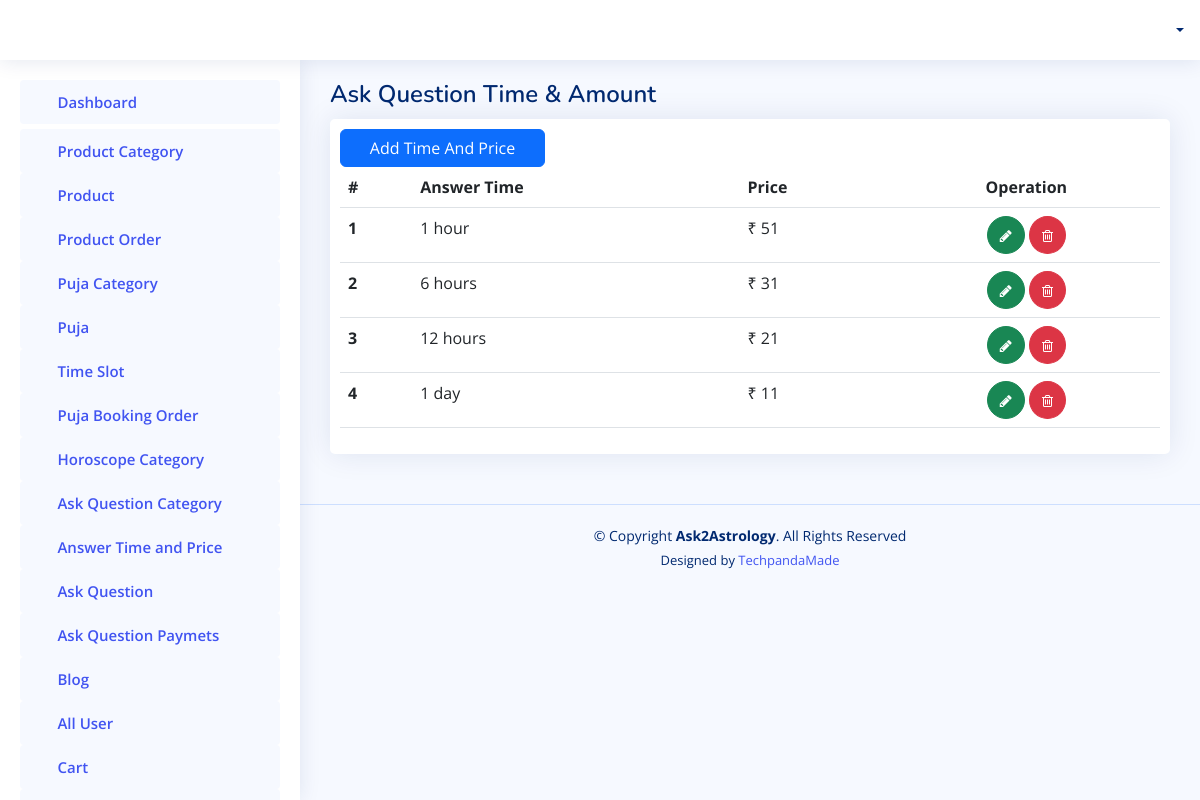
/admin-panel/getfaqasktime/, run on the app's committed database.
### adminapp/models.py (models this page shows)
class AnswerFAQTime(models.Model):
    time = models.CharField(max_length=200, null=True)
    price = models.CharField(max_length=200, null=True)
    icon = models.CharField(max_length=200, null=True)
    package = models.CharField(max_length=200, null=True)
    exp = models.CharField(max_length=200, null=True)

### adminapp/views.py (the view)
# urls.py: path('getfaqasktime/',views.GetAllAskTimeOfFAQ),
def GetAllAskTimeOfFAQ(request):
    faqcate = AnswerFAQTime.objects.all().order_by('-id')
    return render(request, "admintemp/faqasktimeprice.html", {'faq':faqcate})

### templates/admintemp/faqasktimeprice.html (shortened to what this page needs)
{% extends 'admintemp/index.html' %}
{% load static %}
  {% block content %}
  <main id="main" class="main">
    <div class="pagetitle">
     <h1>Ask Question Time & Amount</h1>
    </div>
    <section class="section">
      <div class="row">
        <div class="col-lg-12">
          <div class="card">
            <div class="" style="padding:10px;">
              <a href="/admin-panel/addfaqasktime/"><button type="submit" class="btn btn-primary col-md-3">Add Time And Price</button></a>
              <table class="table">
                <thead>
                  <tr>
                    <th scope="col">#</th>
                    <th scope="col">Answer Time</th>
                    <th scope="col">Price</th>
                    <th scope="col" style="text-align: center;">Operation</th>
                  </tr>
                </thead>
                <tbody>
                  {% for ky in faq %}
                  <tr>
                    <th scope="row">{{forloop.counter}}</th>
                    <td>{{ ky.time }}</td>
                    <td>₹ {{ ky.price }}</td>
                    <td style="text-align: center;">
                      <a class="btn btn-success" style="border-radius:50%;" href="{% url 'update_tim' id=ky.id %}"> <i class="fa fa-pencil" style="font-size: 14px;"> </i> </a>
                      <label for="confirmation-checkbox"><span class="btn btn-danger" style="border-radius:50%;" ><i class="fa fa-trash-o" style="font-size: 14px;"></i></span></label>
                    </td>
                    </tr>
                  {% endfor %}
                </tbody>
              </table>
            </div>
          </div>
      </div>
    </section>
  </main>
  {% endblock content %}

### static/assets2/css/style.css (style rules this page uses)
:root { scroll-behavior: smooth; }
body { font-family: "Open Sans", sans-serif; background: #f6f9ff; color: #444444; }
a { color: #4154f1; text-decoration: none; }
h1, h2, h3, h4, h5, h6 { font-family: "Nunito", sans-serif; }
#main { margin-top: 60px; padding: 20px 30px; transition: all 0.3s; }
.pagetitle { margin-bottom: 10px; }
.pagetitle h1 { font-size: 24px; margin-bottom: 0; font-weight: 600; color: #012970; }
.card { margin-bottom: 30px; border: none; border-radius: 5px; box-shadow: 0px 0 30px rgba(1, 41, 112, 0.1); }
@media (min-width: 1200px) { #main, #footer { margin-left: 300px; } }

### data on the page
AnswerFAQTime: time "1 hour", price "51"
AnswerFAQTime: time "6 hours", price "31"
AnswerFAQTime: time "12 hours", price "21"
AnswerFAQTime: time "1 day", price "11"
